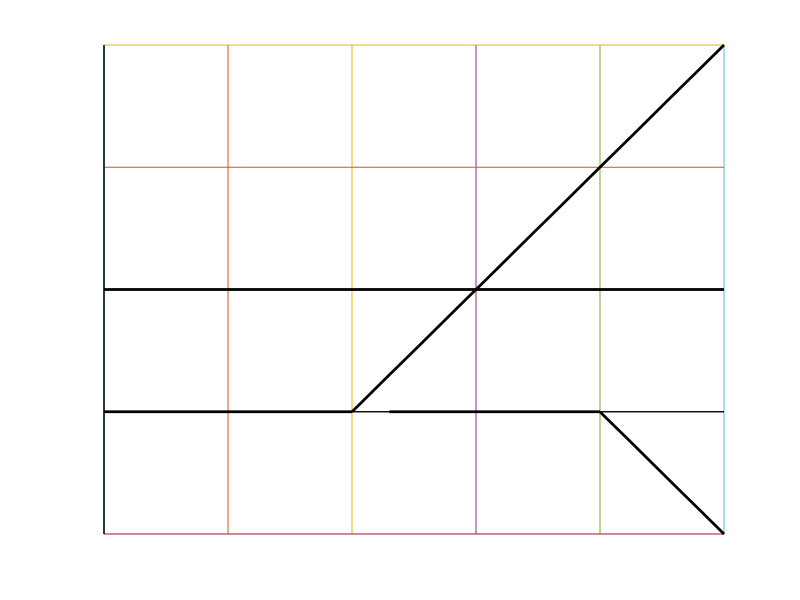
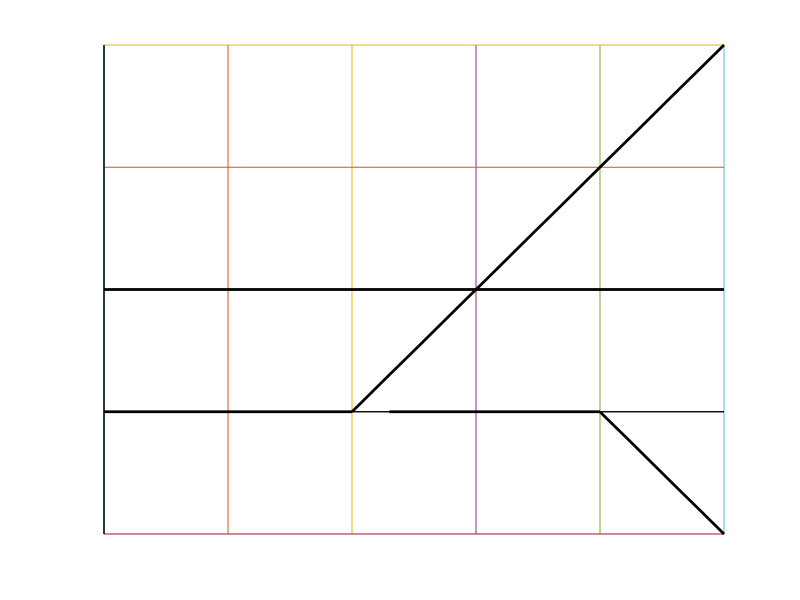
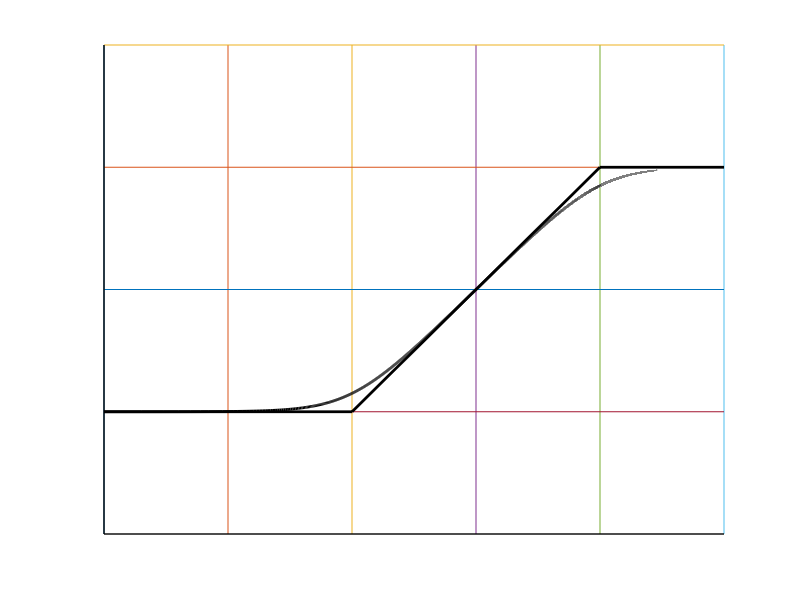
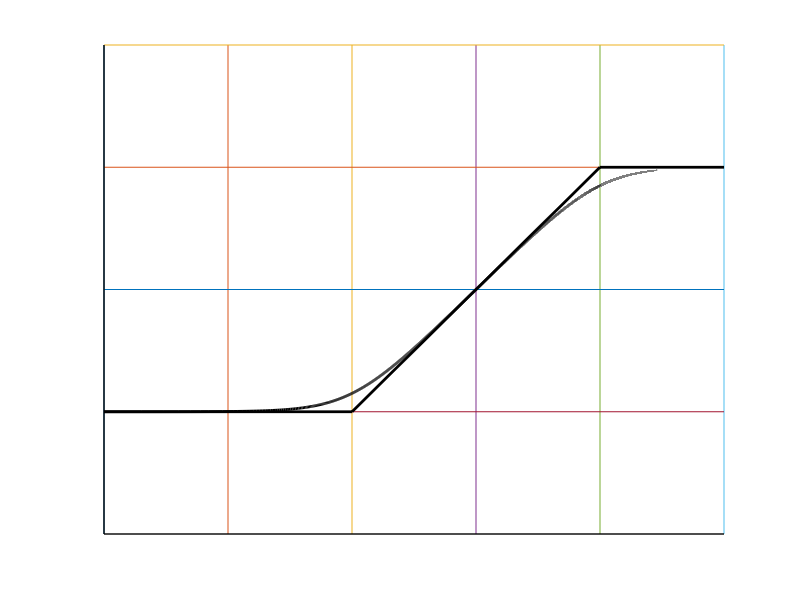

MATLAB code to generate these figures, in order:
%RC circuit
%sectionA shows the 0 dB curve while sectionB shows the -20 dB/decade

clear all
clf
hold on

wc=100;
wp=10000;


A=@(w) 10.*(1+j.*w./wc)./(1+j.*w./wp);

%grid
x=[1,10,100,1000,10000,100000];

for xtk=log10(x)
plot([xtk,xtk],[-20,60])
endfor

y=[-20,20,40,60];

for ytk=y
plot([0,log10(100000)],[ytk,ytk])
endfor


%axis
plot([0,log10(100000)],[0,0],"linewidth",1,"color","black")
plot([0,0],[-20,60],"linewidth",1,"color","black")

w=1:1:20000;
%plot(log10(w),20*log10(abs(A(w))),"linewidth",2,"color","black")

%sections
plot([0,log10(100000)],[20,20],"linewidth",2,"color","black")

plot([0,log10(wc)],[0,0],"linewidth",2,"color","black")
plot([log10(wc),log10(100000)],[0,60],"linewidth",2,"color","black")

plot([log10(wc+100),log10(wp)],[0,0],"linewidth",2,"color","black")
plot([log10(wp),log10(100000)],[0,-20],"linewidth",2,"color","black")

%axis([0,log10(100000),-50,10])
grid off
axis off

print -demf bodeMagnitudePoleAndZero.emf
print -deps bodeMagnitudePoleAndZero.eps
%=========================================
clear all
clf
hold on

wc=100;
wp=10000;


A=@(w) 10.*(1+j.*w./wc)./(1+j.*w./wp);

%grid
x=[1,10,100,1000,10000,100000];

for xtk=log10(x)
plot([xtk,xtk],[0,80])
endfor

y=[20,40,60,80];

for ytk=y
plot([0,log10(100000)],[ytk,ytk])
endfor


%axis
plot([0,log10(100000)],[0,0],"linewidth",1,"color","black")
plot([0,0],[0,80],"linewidth",1,"color","black")

w=1:1:100000;
plot(log10(w),20*log10(abs(A(w))),"linewidth",2,"color","black")

%sections
plot([0,log10(wc)],[20,20],"linewidth",2,"color","black")

plot([log10(wc),log10(10000)],[20,60],"linewidth",2,"color","black")

plot([log10(wp),log10(100000)],[60,60],"linewidth",2,"color","black")

%axis([0,log10(100000),-50,10])
grid off
axis off

print -demf bodeMagnitudePoleAndZeroA.emf
print -deps bodeMagnitudePoleAndZeroA.eps
%=========================================

